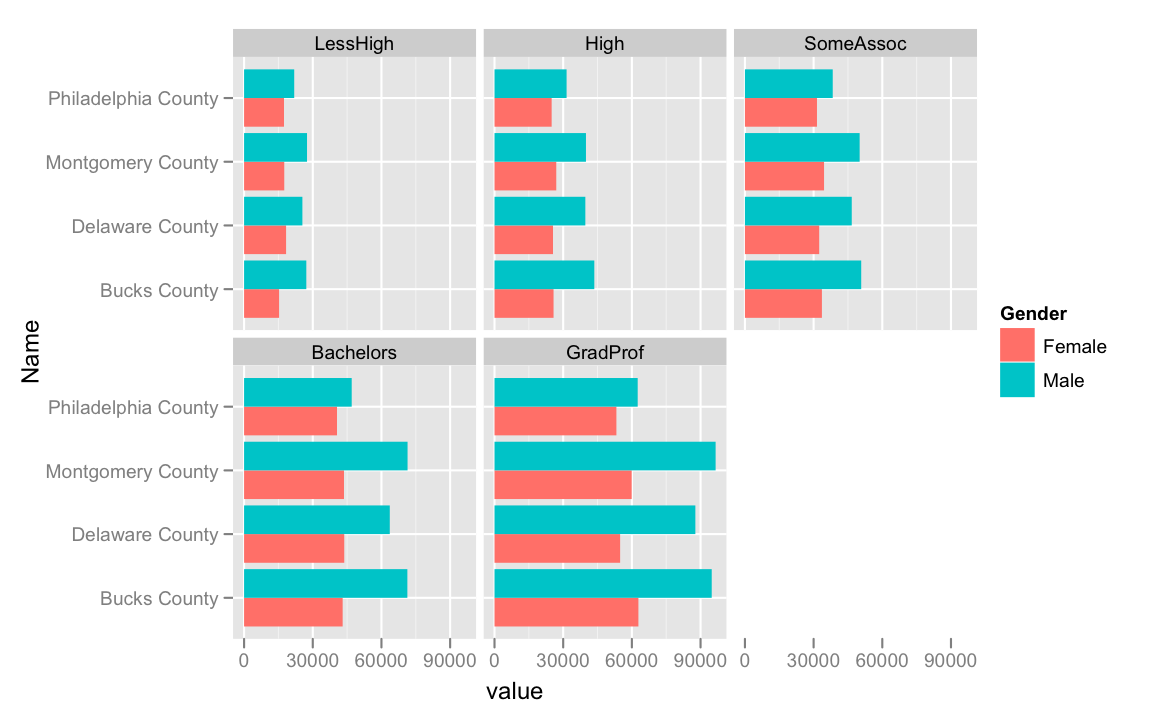

Write the R code that produced this figure.
phil <- structure(list(Name = structure(c(1L, 1L, 1L, 1L, 1L, 1L, 1L, 
1L, 1L, 1L, 2L, 2L, 2L, 2L, 2L, 2L, 2L, 2L, 2L, 2L, 3L, 3L, 3L, 
3L, 3L, 3L, 3L, 3L, 3L, 3L, 4L, 4L, 4L, 4L, 4L, 4L, 4L, 4L, 4L, 
4L), .Label = c("Bucks County", "Delaware County", "Montgomery County", 
"Philadelphia County"), class = "factor"), Gender = structure(c(1L, 
1L, 1L, 1L, 1L, 2L, 2L, 2L, 2L, 2L, 1L, 1L, 1L, 1L, 1L, 2L, 2L, 
2L, 2L, 2L, 1L, 1L, 1L, 1L, 1L, 2L, 2L, 2L, 2L, 2L, 1L, 1L, 1L, 
1L, 1L, 2L, 2L, 2L, 2L, 2L), .Label = c("Female", "Male"), class = "factor"), 
    value = c(15288L, 43054L, 25788L, 62853L, 33622L, 50792L, 
    27184L, 71321L, 43593L, 94877L, 32442L, 54872L, 43751L, 18346L, 
    25545L, 87732L, 46656L, 63640L, 39675L, 25468L, 43636L, 34558L, 
    59923L, 26979L, 17550L, 27492L, 71404L, 39946L, 50107L, 96580L, 
    24957L, 17433L, 31468L, 40585L, 53239L, 21899L, 62542L, 38352L, 
    47008L, 31485L), Level = structure(c(1L, 4L, 2L, 5L, 3L, 
    3L, 1L, 4L, 2L, 5L, 3L, 5L, 4L, 1L, 2L, 5L, 3L, 4L, 2L, 1L, 
    4L, 3L, 5L, 2L, 1L, 1L, 4L, 2L, 3L, 5L, 2L, 1L, 3L, 4L, 5L, 
    1L, 5L, 3L, 4L, 2L), .Label = c("LessHigh", "High", "SomeAssoc", 
    "Bachelors", "GradProf"), class = "factor")), .Names = c("Name", 
"Gender", "value", "Level"), class = "data.frame", row.names = c(3463L, 
3465L, 3466L, 3467L, 3468L, 3471L, 3473L, 3475L, 3478L, 3479L, 
8741L, 8742L, 8743L, 8746L, 8750L, 8751L, 8752L, 8754L, 8756L, 
8757L, 22925L, 22926L, 22927L, 22928L, 22929L, 22933L, 22937L, 
22938L, 22939L, 22940L, 25844L, 25845L, 25846L, 25847L, 25849L, 
25854L, 25855L, 25856L, 25858L, 25860L))



p <- ggplot(phil, aes(Name, value))+
	geom_bar(aes(fill = Gender), position = "dodge")+
	coord_flip()+
	facet_wrap(~Level)+
	scale_y_continuous(breaks = (0:3)*30000)
print(p)
